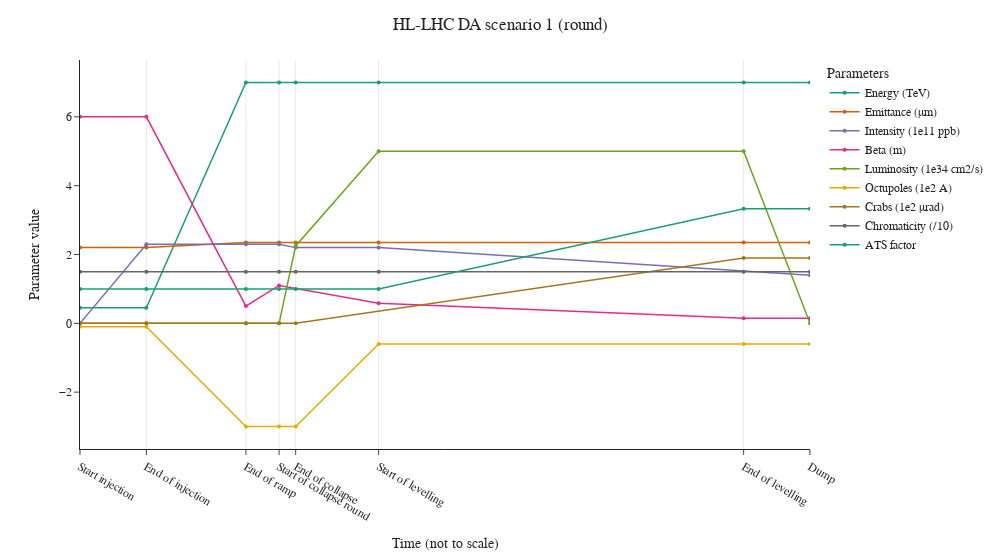

Notebook source saved alongside this figure:
### Code cell
plot_scenario(
    df_scenario=df_scenario_round_1,
    title_scenario="HL-LHC DA scenario 1 (round)",
)

### Figure 1 — Plotly figure (JSON) as saved in the notebook; plotly's stock layout.template omitted (floating-point values rounded to 4 significant figures)
{"data": [{"connectgaps": true, "customdata": [["No need to simulate"], ["opt_ramp_6000_thin (no phase knob!)"], ["opt_ramp_500_1500_thin"], ["opt_collapse_1100_1500_thin"], ["Same as previous step"], ["opt_levelling_580_1500_thin"], ["opt_round_150_1500_optphases_thin"], ["No need to simulate"]], "hoverlabel": {"namelength": -1}, "legendgroup": "Energy (TeV)", "line": {"color": "rgb(27,158,119)", "dash": "solid", "width": 1.5}, "marker": {"size": 4, "symbol": "circle"}, "mode": "markers+lines", "name": "Energy (TeV)", "orientation": "v", "showlegend": true, "type": "scatter", "x": [0, 0.2, 0.5, 0.6, 0.65, 0.9, 2, 2.2], "xaxis": "x", "y": [0.45, 0.45, 7, 7, 7, 7, 7, 7], "yaxis": "y"}, {"connectgaps": true, "customdata": [["No need to simulate"], ["opt_ramp_6000_thin (no phase knob!)"], ["opt_ramp_500_1500_thin"], ["opt_collapse_1100_1500_thin"], ["Same as previous step"], ["opt_levelling_580_1500_thin"], ["opt_round_150_1500_optphases_thin"], ["No need to simulate"]], "hoverlabel": {"namelength": -1}, "legendgroup": "Emittance (μm)", "line": {"color": "rgb(217,95,2)", "dash": "solid", "width": 1.5}, "marker": {"size": 4, "symbol": "circle"}, "mode": "markers+lines", "name": "Emittance (μm)", "orientation": "v", "showlegend": true, "type": "scatter", "x": [0, 0.2, 0.5, 0.6, 0.65, 0.9, 2, 2.2], "xaxis": "x", "y": [2.2, 2.2, 2.35, 2.35, 2.35, 2.35, 2.35, 2.35], "yaxis": "y"}, {"connectgaps": true, "customdata": [["No need to simulate"], ["opt_ramp_6000_thin (no phase knob!)"], ["opt_ramp_500_1500_thin"], ["opt_collapse_1100_1500_thin"], ["Same as previous step"], ["opt_levelling_580_1500_thin"], ["opt_round_150_1500_optphases_thin"], ["No need to simulate"]], "hoverlabel": {"namelength": -1}, "legendgroup": "Intensity (1e11 ppb)", "line": {"color": "rgb(117,112,179)", "dash": "solid", "width": 1.5}, "marker": {"size": 4, "symbol": "circle"}, "mode": "markers+lines", "name": "Intensity (1e11 ppb)", "orientation": "v", "showlegend": true, "type": "scatter", "x": [0, 0.2, 0.5, 0.6, 0.65, 0.9, 2, 2.2], "xaxis": "x", "y": [0, 2.3, 2.3, 2.3, 2.2, 2.2, null, 1.4], "yaxis": "y"}, {"connectgaps": true, "customdata": [["No need to simulate"], ["opt_ramp_6000_thin (no phase knob!)"], ["opt_ramp_500_1500_thin"], ["opt_collapse_1100_1500_thin"], ["Same as previous step"], ["opt_levelling_580_1500_thin"], ["opt_round_150_1500_optphases_thin"], ["No need to simulate"]], "hoverlabel": {"namelength": -1}, "legendgroup": "Beta (m)", "line": {"color": "rgb(231,41,138)", "dash": "solid", "width": 1.5}, "marker": {"size": 4, "symbol": "circle"}, "mode": "markers+lines", "name": "Beta (m)", "orientation": "v", "showlegend": true, "type": "scatter", "x": [0, 0.2, 0.5, 0.6, 0.65, 0.9, 2, 2.2], "xaxis": "x", "y": [6, 6, 0.5, 1.1, null, 0.58, 0.15, 0.15], "yaxis": "y"}, {"connectgaps": true, "customdata": [["No need to simulate"], ["opt_ramp_6000_thin (no phase knob!)"], ["opt_ramp_500_1500_thin"], ["opt_collapse_1100_1500_thin"], ["Same as previous step"], ["opt_levelling_580_1500_thin"], ["opt_round_150_1500_optphases_thin"], ["No need to simulate"]], "hoverlabel": {"namelength": -1}, "legendgroup": "Luminosity (1e34 cm2/s)", "line": {"color": "rgb(102,166,30)", "dash": "solid", "width": 1.5}, "marker": {"size": 4, "symbol": "circle"}, "mode": "markers+lines", "name": "Luminosity (1e34 cm2/s)", "orientation": "v", "showlegend": true, "type": "scatter", "x": [0, 0.2, 0.5, 0.6, 0.65, 0.9, 2, 2.2], "xaxis": "x", "y": [0, 0, 0, 0, 2.25, 5, 5, 0], "yaxis": "y"}, {"connectgaps": true, "customdata": [["No need to simulate"], ["opt_ramp_6000_thin (no phase knob!)"], ["opt_ramp_500_1500_thin"], ["opt_collapse_1100_1500_thin"], ["Same as previous step"], ["opt_levelling_580_1500_thin"], ["opt_round_150_1500_optphases_thin"], ["No need to simulate"]], "hoverlabel": {"namelength": -1}, "legendgroup": "Octupoles (1e2 A)", "line": {"color": "rgb(230,171,2)", "dash": "solid", "width": 1.5}, "marker": {"size": 4, "symbol": "circle"}, "mode": "markers+lines", "name": "Octupoles (1e2 A)", "orientation": "v", "showlegend": true, "type": "scatter", "x": [0, 0.2, 0.5, 0.6, 0.65, 0.9, 2, 2.2], "xaxis": "x", "y": [-0.1, -0.1, -3, -3, -3, -0.6, -0.6, -0.6], "yaxis": "y"}, {"connectgaps": true, "customdata": [["No need to simulate"], ["opt_ramp_6000_thin (no phase knob!)"], ["opt_ramp_500_1500_thin"], ["opt_collapse_1100_1500_thin"], ["Same as previous step"], ["opt_levelling_580_1500_thin"], ["opt_round_150_1500_optphases_thin"], ["No need to simulate"]], "hoverlabel": {"namelength": -1}, "legendgroup": "Crabs (1e2 μrad)", "line": {"color": "rgb(166,118,29)", "dash": "solid", "width": 1.5}, "marker": {"size": 4, "symbol": "circle"}, "mode": "markers+lines", "name": "Crabs (1e2 μrad)", "orientation": "v", "showlegend": true, "type": "scatter", "x": [0, 0.2, 0.5, 0.6, 0.65, 0.9, 2, 2.2], "xaxis": "x", "y": [0, 0, 0, 0, 0, null, 1.9, 1.9], "yaxis": "y"}, {"connectgaps": true, "customdata": [["No need to simulate"], ["opt_ramp_6000_thin (no phase knob!)"], ["opt_ramp_500_1500_thin"], ["opt_collapse_1100_1500_thin"], ["Same as previous step"], ["opt_levelling_580_1500_thin"], ["opt_round_150_1500_optphases_thin"], ["No need to simulate"]], "hoverlabel": {"namelength": -1}, "legendgroup": "Chromaticity (/10)", "line": {"color": "rgb(102,102,102)", "dash": "solid", "width": 1.5}, "marker": {"size": 4, "symbol": "circle"}, "mode": "markers+lines", "name": "Chromaticity (/10)", "orientation": "v", "showlegend": true, "type": "scatter", "x": [0, 0.2, 0.5, 0.6, 0.65, 0.9, 2, 2.2], "xaxis": "x", "y": [1.5, 1.5, 1.5, 1.5, 1.5, 1.5, 1.5, 1.5], "yaxis": "y"}, {"connectgaps": true, "customdata": [["No need to simulate"], ["opt_ramp_6000_thin (no phase knob!)"], ["opt_ramp_500_1500_thin"], ["opt_collapse_1100_1500_thin"], ["Same as previous step"], ["opt_levelling_580_1500_thin"], ["opt_round_150_1500_optphases_thin"], ["No need to simulate"]], "hoverlabel": {"namelength": -1}, "legendgroup": "ATS factor", "line": {"color": "rgb(27,158,119)", "dash": "solid", "width": 1.5}, "marker": {"size": 4, "symbol": "circle"}, "mode": "markers+lines", "name": "ATS factor", "orientation": "v", "showlegend": true, "type": "scatter", "x": [0, 0.2, 0.5, 0.6, 0.65, 0.9, 2, 2.2], "xaxis": "x", "y": [1, 1, 1, 1, 1, 1, 3.33, 3.33], "yaxis": "y"}], "layout": {"font": {"family": "Latin Modern Roman"}, "hovermode": "x unified", "legend": {"title": {"text": "Parameters"}, "tracegroupgap": 0}, "margin": {"t": 60}, "title": {"font": {"family": "Latin Modern Roman"}, "text": "HL-LHC DA scenario 1 (round)", "x": 0.5}, "width": 1000, "xaxis": {"anchor": "y", "domain": [0, 1], "range": [0, 2.2], "showgrid": true, "ticktext": ["Start injection", "End of injection", "End of ramp", "Start of collapse round", "End of collapse", "Start of levelling", "End of levelling", "Dump"], "tickvals": [0, 0.2, 0.5, 0.6, 0.65, 0.9, 2, 2.2], "title": {"text": "Time (not to scale)"}}, "yaxis": {"anchor": "x", "domain": [0, 1], "showgrid": false, "title": {"text": "Parameter value"}}}}
